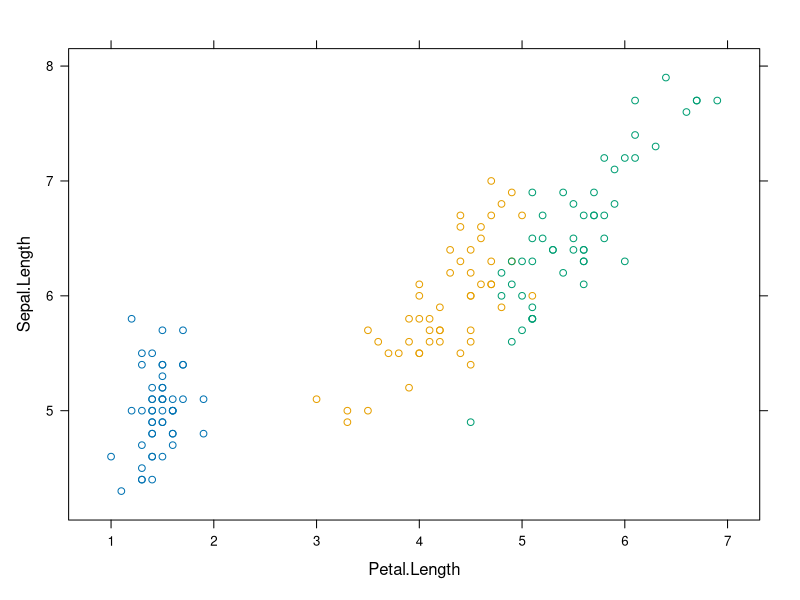
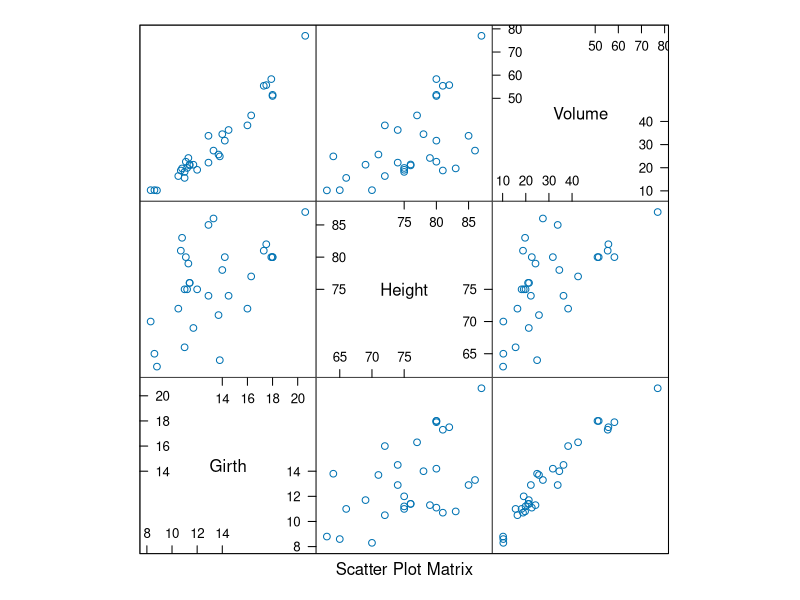
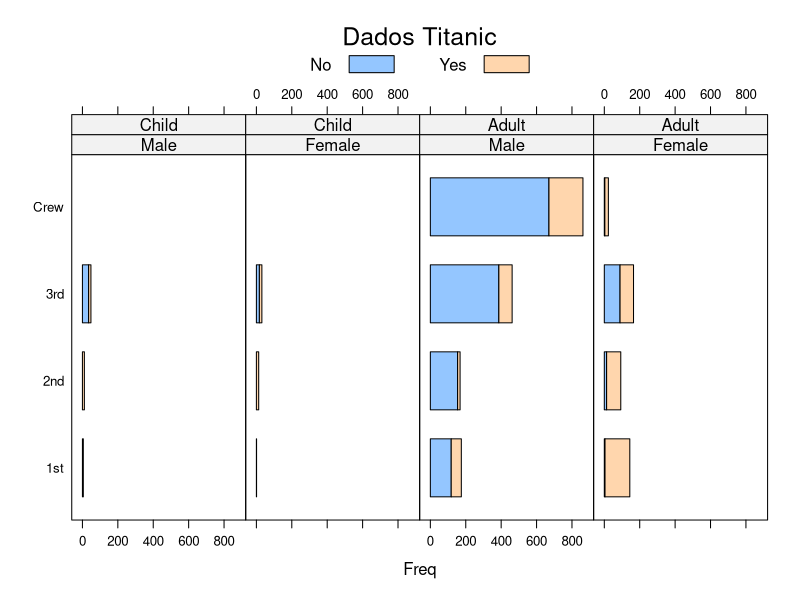
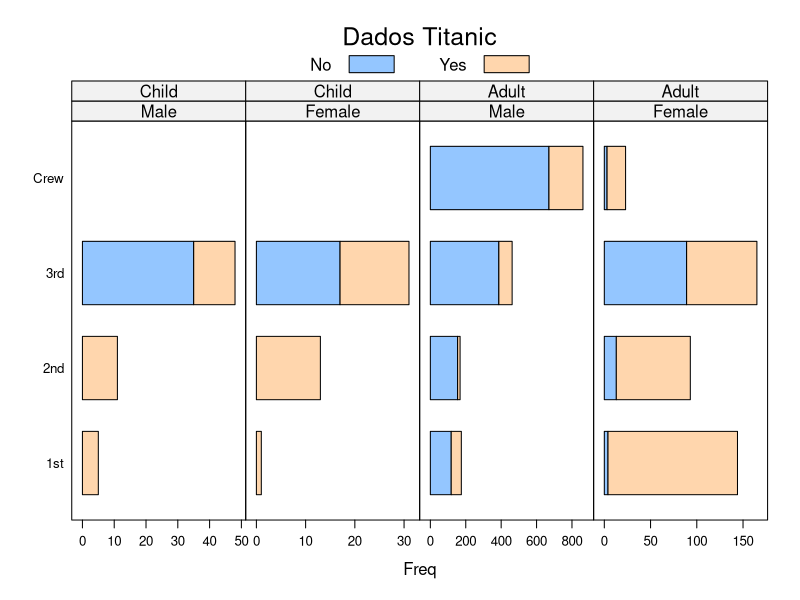
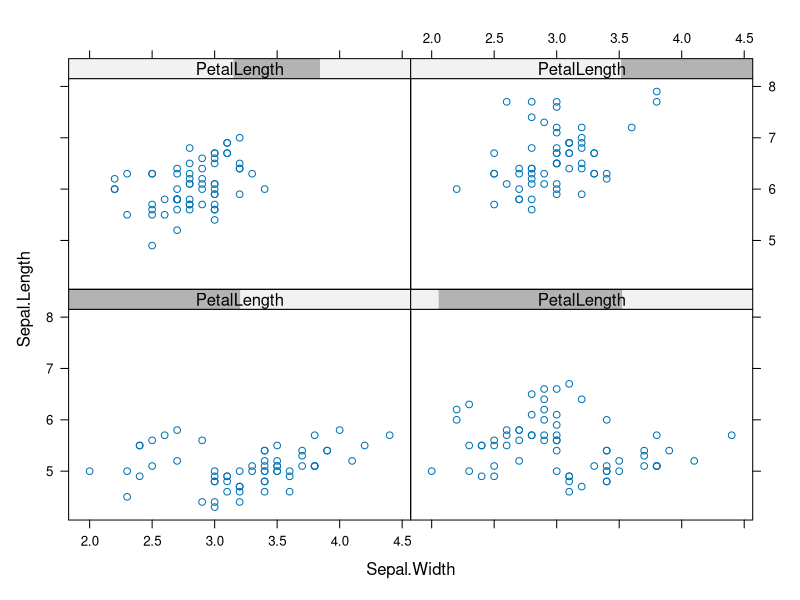
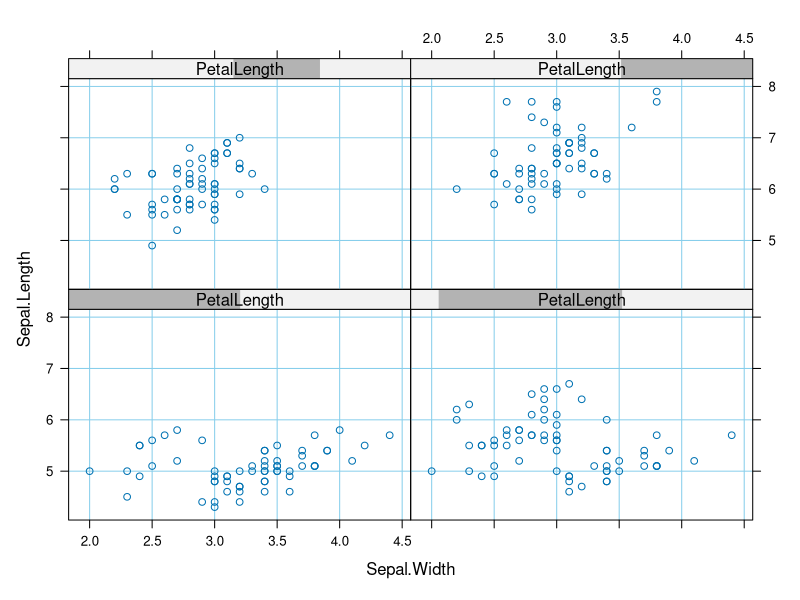
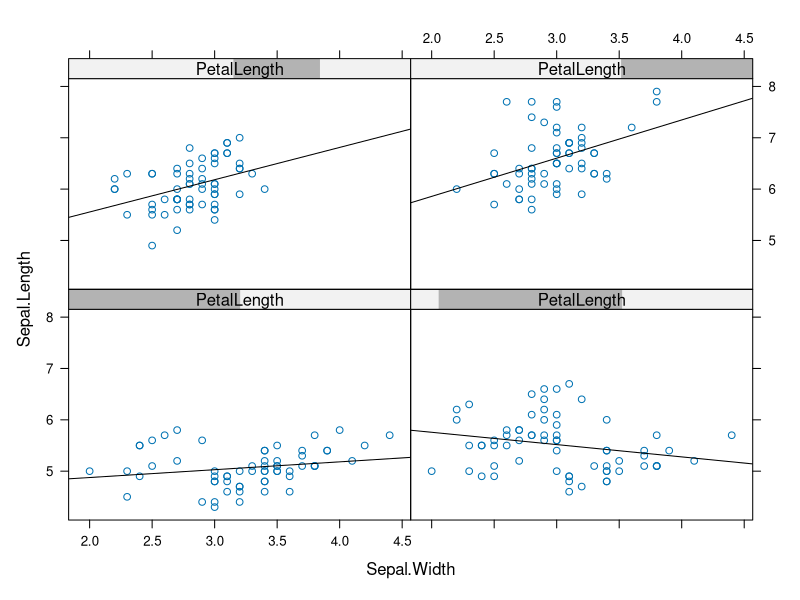
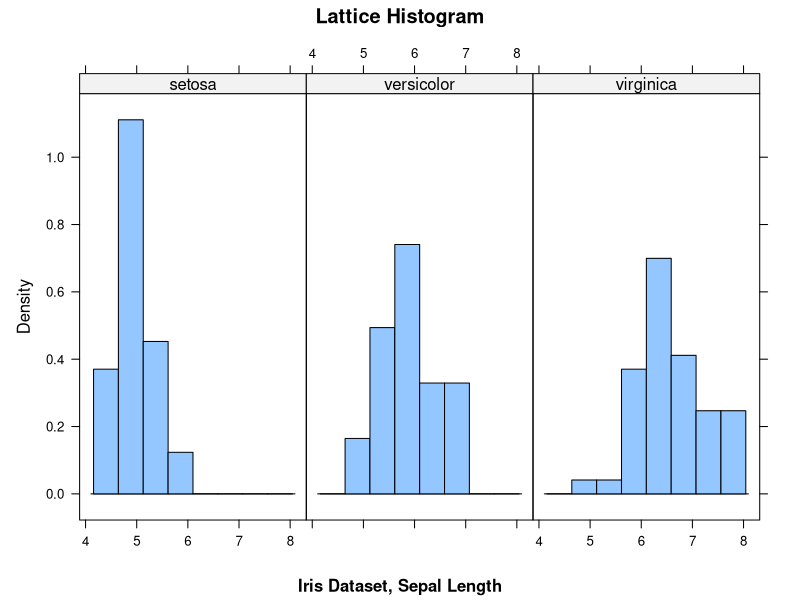

Write the R code that produced these figures, in order.
# Lattice

# ***** Esta é a versão 2.0 deste script, atualizado em 23/05/2017 *****
# ***** Esse script pode ser executado nas versões 3.3.1, 3.3.2, 3.3.3 e 3.4.0 da linguagem R *****
# ***** Recomendamos a utilização da versão 3.4.0 da linguagem R *****

# Configurando o diretório de trabalho
# Coloque entre aspas o diretório de trabalho que você está usando no seu computador
setwd("~/1-R-Fundamentos")
getwd()

# O pacote Lattice é um sistema de visualização de dados 
# de alto nível poderoso e elegante, com ênfase em dados 
# multivariados. 

# Na criação de gráficos, condições e agrupamentos são 2 conceitos
# importantes, que nos permitem compreender mais facilmente
# os dados que temos em mãos. O conceito por trás do Lattice
# é agrupar os dados e criar visualizaçãoes de forma que fique 
# mais fácil a busca por padrões

install.packages('lattice')
library(lattice)

xyplot(data = iris, groups = Species, Sepal.Length ~ Petal.Length)

# ScatterPlot 
splom(trees)


?Titanic

barchart(Class ~ Freq | Sex + Age, data = as.data.frame(Titanic),
         groups = Survived, stack = T, layout = c(4, 1),
         auto.key = list(title = "Dados Titanic", columns = 2))

barchart(Class ~ Freq | Sex + Age, data = as.data.frame(Titanic),
         groups = Survived, stack = T, layout = c(4, 1),
         auto.key = list(title = "Dados Titanic", columns = 2),
         scales = list(x = "free"))


x = equal.count(rivers)
x

PetalLength <- equal.count(iris$Petal.Length, 4)
PetalLength

xyplot(Sepal.Length~Sepal.Width | PetalLength, data = iris)


xyplot(Sepal.Length~Sepal.Width | PetalLength, data = iris,
       panel = function(...) {
         panel.grid(h = -1, v = -1, col.line = "skyblue")
         panel.xyplot(...)})


xyplot(Sepal.Length~Sepal.Width | PetalLength, data = iris,
       panel = function(x,y,...) {
         panel.xyplot(x,y,...)
         mylm <- lm(y~x)
         panel.abline(mylm)})


histogram(~Sepal.Length | Species, xlab = "",
          data = iris, layout=c(3,1), type = "density",
          main = "Lattice Histogram", sub = "Iris Dataset, Sepal Length")



qqmath(~ Sepal.Length | Species, data = iris, distribution = qunif)


# Boxplot
bwplot(Species~Sepal.Length, data = iris)


# ViolinPlot
bwplot(Species~Sepal.Length, data = iris,
       panel = panel.violin)


par(mfrow=c(1,3))

cyls <- split(mtcars, mtcars$cyl)
for (ii in 1:length(cyls)) {
  tmpdf <- cyls[[ii]]
  sname <- names(cyls)[ii]
  plot(tmpdf$wt, tmpdf$mpg, 
       main = paste("MPG vs Wt",sname,"Cyl"),
       ylim = c(0,40), xlab = "Wt / 1,000",
       ylab = "MPG", pch=19, col="blue")
  grid()
}



